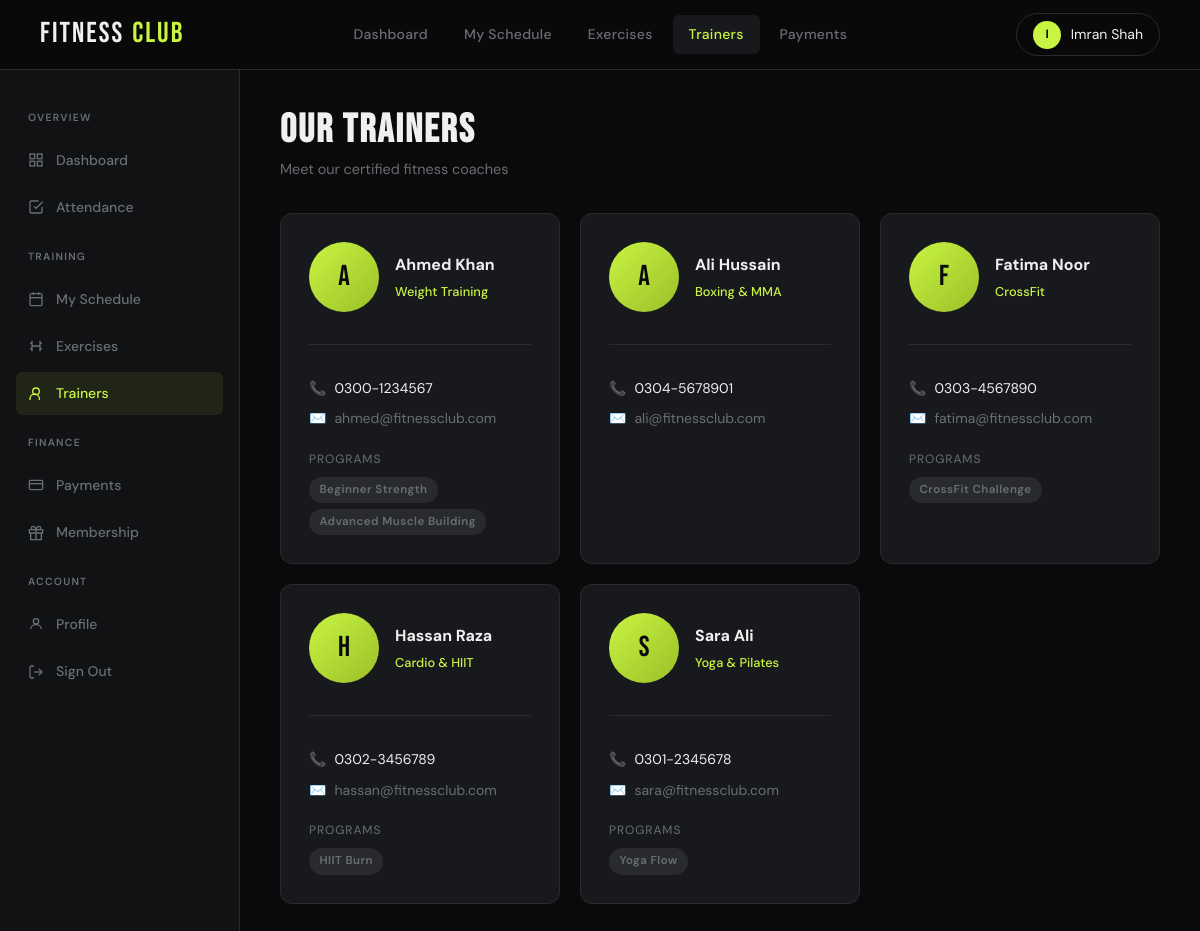
The app's page /user/trainers.php (signed in) with its own data.
### tables this page shows
CREATE TABLE `trainer` (
  `TrainerID` int(11) NOT NULL,
  `Name` varchar(100) DEFAULT NULL,
  `Specialization` varchar(100) DEFAULT NULL,
  `ContactNumber` varchar(20) DEFAULT NULL,
  `Email` varchar(100) DEFAULT NULL,
  `Salary` decimal(10,2) DEFAULT NULL
);

CREATE TABLE `workoutplan` (
  `PlanID` int(11) NOT NULL,
  `PlanName` varchar(100) DEFAULT NULL,
  `Description` text DEFAULT NULL,
  `DurationWeeks` int(11) DEFAULT NULL,
  `TrainerID` int(11) DEFAULT NULL
);

### user/trainers.php (the view, shortened to what this page needs)
<?php
require_once 'user_db.php';
$trainers = $conn->query("SELECT t.*, COUNT(wp.PlanID) as plan_count FROM Trainer t LEFT JOIN WorkoutPlan wp ON t.TrainerID = wp.TrainerID GROUP BY t.TrainerID ORDER BY t.Name");
require_once 'user_header.php';
?>
<div class="page-header">
  <h1>OUR TRAINERS</h1>
  <p>Meet our certified fitness coaches</p>
</div>
<div class="trainer-grid">
<?php while ($t = $trainers->fetch_assoc()):
  $initials = strtoupper(substr($t['Name'], 0, 1));
  $plans = $conn->query("SELECT PlanName FROM WorkoutPlan WHERE TrainerID={$t['TrainerID']}");
?>
<div class="trainer-card" style="text-align:left;padding:1.75rem;">
  <div style="display:flex;align-items:center;gap:1rem;margin-bottom:1.25rem;">
    <div class="trainer-avatar" style="margin:0;"><?= $initials ?></div>
    <div>
      <div class="trainer-name" style="text-align:left;"><?= htmlspecialchars($t['Name']) ?></div>
      <div class="trainer-spec" style="text-align:left;"><?= htmlspecialchars($t['Specialization']) ?></div>
    </div>
  </div>
  <hr>
  <div style="margin-top:1rem;display:flex;flex-direction:column;gap:0.5rem;">
    <div class="flex gap-1 items-center text-sm">
      <span style="color:var(--muted);">📞</span>
      <span><?= htmlspecialchars($t['ContactNumber']) ?></span>
    </div>
    <div class="flex gap-1 items-center text-sm">
      <span style="color:var(--muted);">✉️</span>
      <span class="text-muted"><?= htmlspecialchars($t['Email']) ?></span>
    </div>
  </div>
  <?php if ($t['plan_count'] > 0): ?>
  <div style="margin-top:1.25rem;">
    <div class="text-xs text-muted" style="text-transform:uppercase;letter-spacing:0.08em;margin-bottom:0.5rem;">Programs</div>
    <div style="display:flex;flex-wrap:wrap;gap:0.35rem;">
      <?php while ($p = $plans->fetch_assoc()): ?>
        <span class="badge badge-gray"><?= htmlspecialchars($p['PlanName']) ?></span>
      <?php endwhile; ?>
    </div>
  </div>
  <?php endif; ?>
</div>
<?php endwhile; ?>
</div>
<?php require_once 'user_footer.php'; ?>

### user/style.css (style rules this page uses)
:root { --black: #0a0a0a; --dark: #111214; --card: #18191d; --border: #2a2b30; --lime: #c8f542; --lime-dim: #9bbf28; --white: #f0f0f0; --muted: #6b6d76; --red: #ff4545; --orange: #ff8c42; --blue: #4a9eff; --radius: 12px; --radius-sm: 6px; --font-display: 'Bebas Neue', sans-serif; --font-body: 'DM Sans', sans-serif; --font-mono: 'DM Mono', monospace; }
*, *::before, *::after { box-sizing: border-box; margin: 0; padding: 0; }
html { scroll-behavior: smooth; }
body { font-family: var(--font-body); background: var(--black); color: var(--white); line-height: 1.6; min-height: 100vh; }
.badge { display: inline-flex; align-items: center; padding: 0.25rem 0.65rem; border-radius: 99px; font-size: 0.72rem; font-weight: 600; letter-spacing: 0.04em; white-space: nowrap; }
.badge-gray { background: rgba(107,109,118,0.2); color: var(--muted); }
.page-header { margin-bottom: 2rem; }
.page-header h1 { font-family: var(--font-display); font-size: 2.5rem; letter-spacing: 2px; color: var(--white); line-height: 1; }
.page-header p { color: var(--muted); margin-top: 0.5rem; font-size: 0.9rem; }
.trainer-grid { display: grid; grid-template-columns: repeat(auto-fill, minmax(240px, 1fr)); gap: 1.25rem; }
.trainer-card { background: var(--card); border: 1px solid var(--border); border-radius: var(--radius); padding: 1.5rem; text-align: center; transition: all 0.2s; }
.trainer-avatar { width: 70px; height: 70px; border-radius: 50%; margin: 0 auto 1rem; background: linear-gradient(135deg, var(--lime), var(--lime-dim)); display: flex; align-items: center; justify-content: center; font-family: var(--font-display); font-size: 1.8rem; color: var(--black); }
.trainer-name { font-weight: 700; font-size: 1rem; margin-bottom: 0.25rem; }
.trainer-spec { font-size: 0.8rem; color: var(--lime); font-weight: 500; }
hr { border: none; border-top: 1px solid var(--border); margin: 2rem 0; }
.text-muted { color: var(--muted); }
.text-sm { font-size: 0.875rem; }
.text-xs { font-size: 0.75rem; }
.flex { display: flex; }
.items-center { align-items: center; }
.gap-1 { gap: 0.5rem; }

### records on screen
trainer: Name "A", Name "Ahmed Khan", Specialization "Weight Training", ContactNumber "0300-1234567", Email "ahmed@fitnessclub.com"
workoutplan: PlanName "Beginner Strength"
workoutplan: PlanName "Advanced Muscle Building"
trainer: Name "A", Name "Ali Hussain", Specialization "Boxing & MMA", ContactNumber "0304-5678901", Email "ali@fitnessclub.com"
trainer: Name "F", Name "Fatima Noor", Specialization "CrossFit", ContactNumber "0303-4567890", Email "fatima@fitnessclub.com"
workoutplan: PlanName "CrossFit Challenge"
trainer: Name "H", Name "Hassan Raza", Specialization "Cardio & HIIT", ContactNumber "0302-3456789", Email "hassan@fitnessclub.com"
workoutplan: PlanName "HIIT Burn"
trainer: Name "S", Name "Sara Ali", Specialization "Yoga & Pilates", ContactNumber "0301-2345678", Email "sara@fitnessclub.com"
workoutplan: PlanName "Yoga Flow"

### other values on screen
$initials "I"
$_SESSION['user_name'] "Imran Shah"
